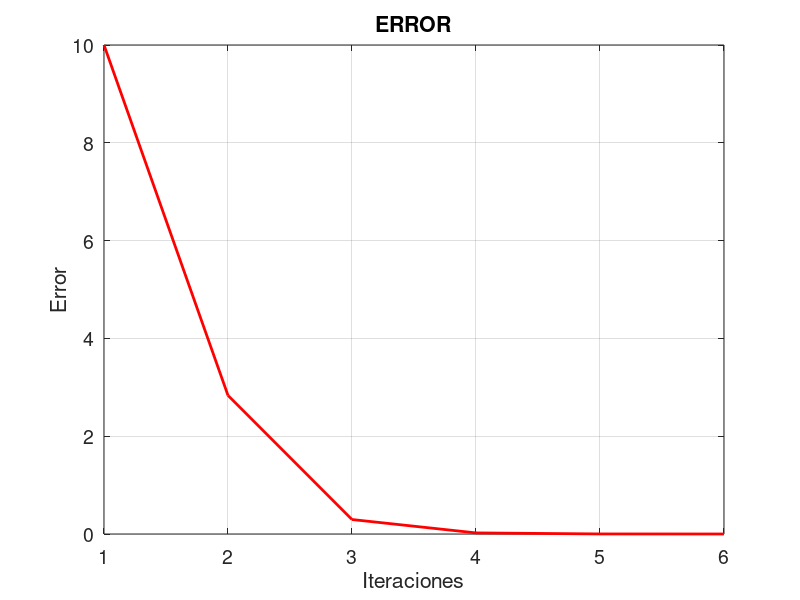

Recreate this plot in MATLAB.
init_value = 2;
i = 1;
e(i) = 10;
while(e(i)>0.0001)
    if(i == 1)
    x(i)=init_value;
    end
    g(i)=(5)/(x(i)^2-10);
    i=i+1;
    x(i)=g(i-1);
    e(i)=abs(x(i-1)-x(i));
    if(e(i)>50)
        break;
    end
end
tam = size(e);
ite = 1:1:tam(2);
figure('DefaultAxesFontSize',14)
plot(ite,e,'color',[1 0 0],'LineWidth',2);
set(gcf,'color','white');
grid on
xlabel 'Iteraciones'
ylabel 'Error'
title 'ERROR'   